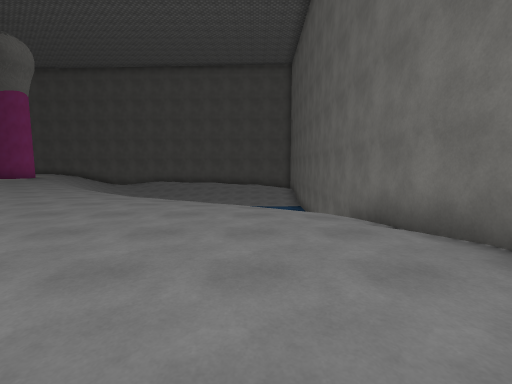
[1] (above)

20 first-person views from a walk through a scene from a Unity 3-D project. The camera is 1.4 m above the floor, tilts 6° down and sees 90° across. The floor is counted in squares, 2 m on a side. Each view is taken from the middle of a square. On the plan, view 1 faces up. The plan holds only what a view shows up to about 9 squares ahead; the rest is blank. The place goes on beyond the plan. The player character is not drawn. Some surface patterns are stand-ins.

[2]
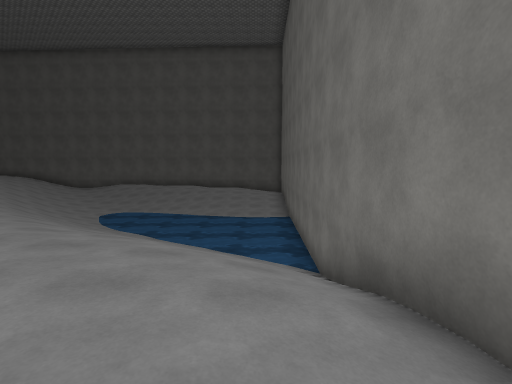

[3]
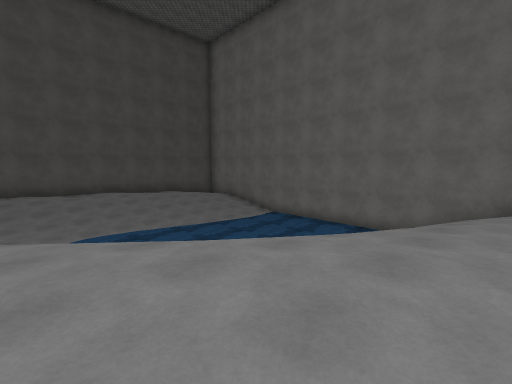

[4]
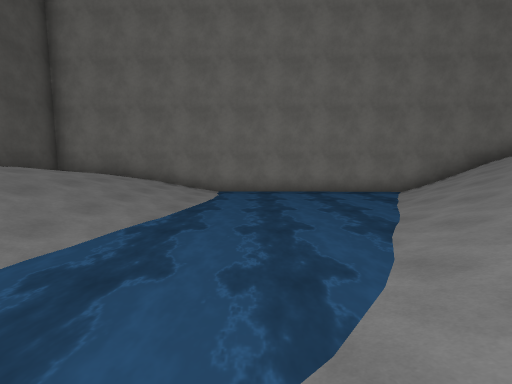

[5]
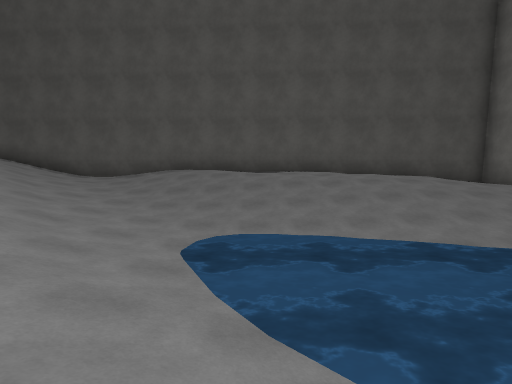

[6]
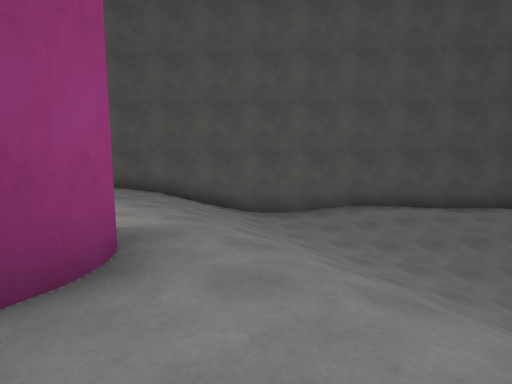

[7]
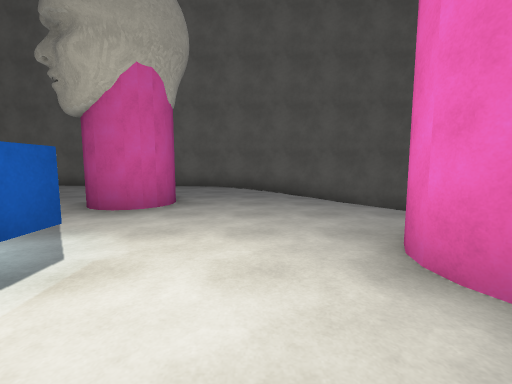

[8]
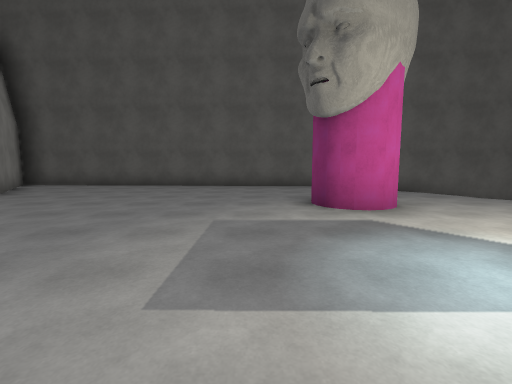

[9]
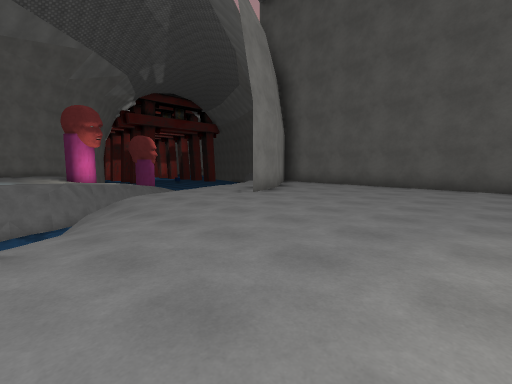

[10]
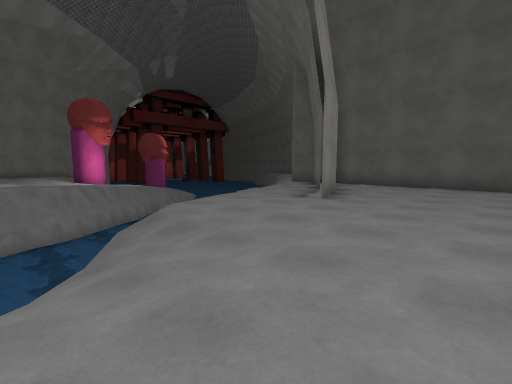

[11]
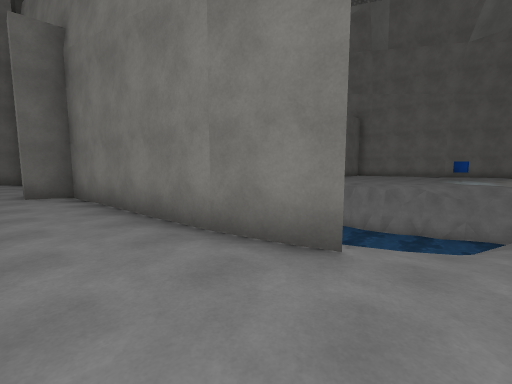

[12]
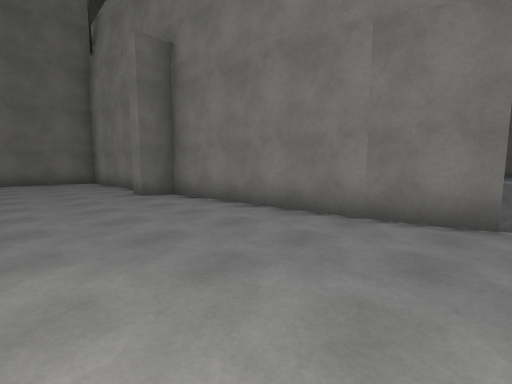

[13]
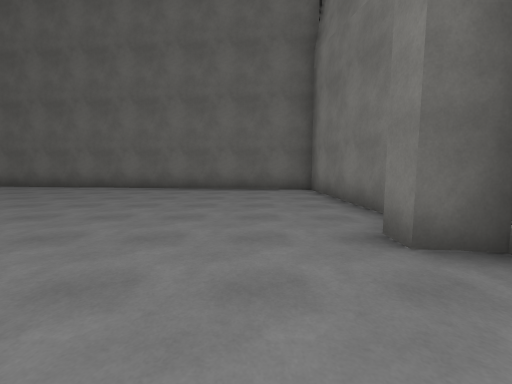

[14]
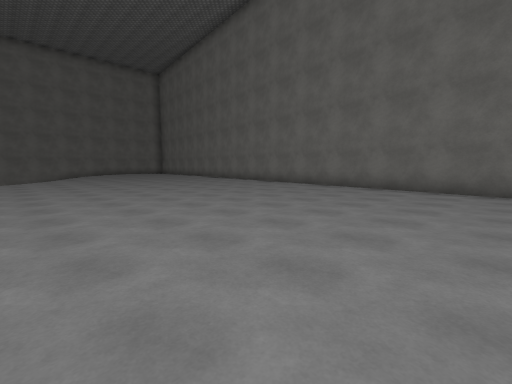

[15]
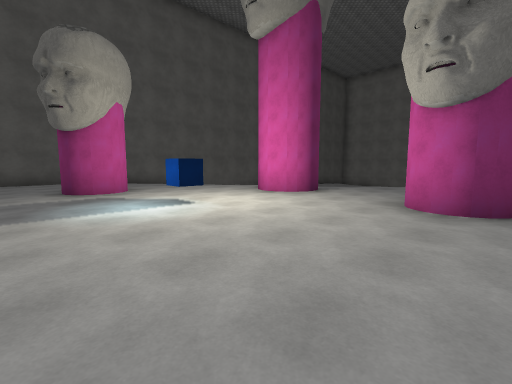

[16]
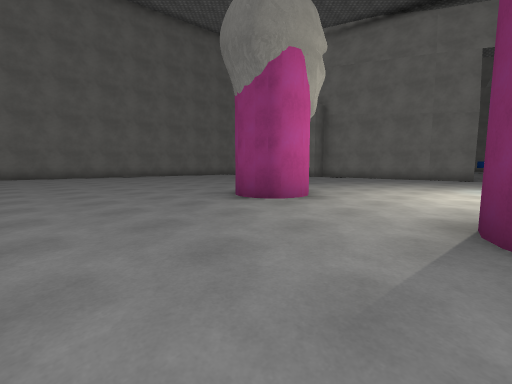

[17]
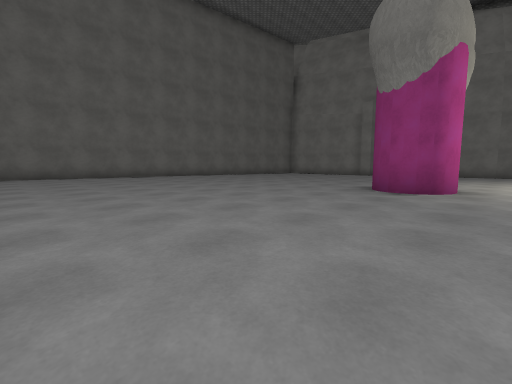

[18]
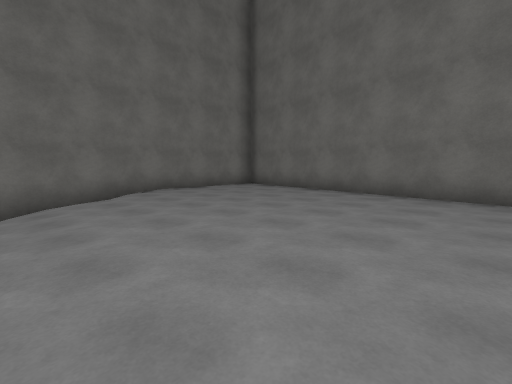

[19]
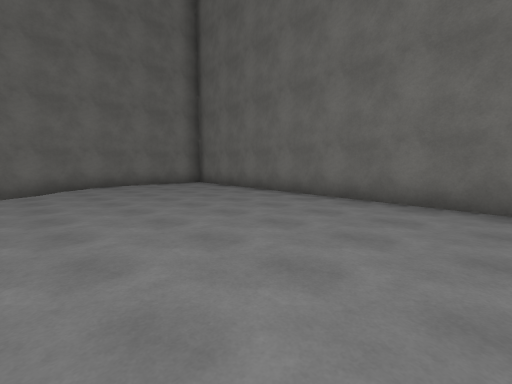

[20]
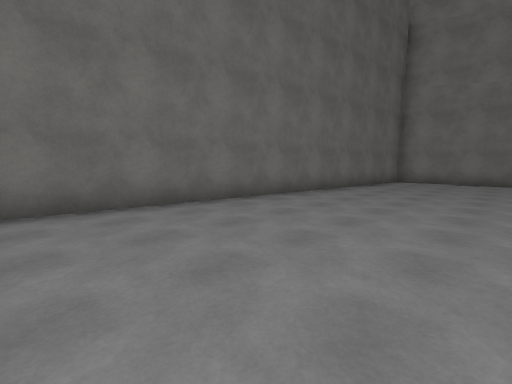

### Floor plan
Key: @ floor where view 1 was taken; # wall or solid block; . main floor; - floor 1.5 m lower than the main floor; / step, stairs or slope; ~ water the walk can cross; ≈ water the walk keeps out of; ^ raised ledge; v drop or lower ground; C blue cube.
Columns run from 32 left of view 1 to 3 right of it. Each row starts with its distance up from view 1.
 21      ##################
 20      #...........//////#############
 19      ##.........../////////--/---  #
 18      .##........../////////////////#
 17      ..#.......#...////////////////#
 16      /.........#....///////////////#
 15 ≈≈   /...............//////~~//////#
 14 ≈≈≈≈  ///..........#///////~~~~~~~~#
 13 ^≈≈≈≈ v//......C...#..// //~~~~~~~~
 12 ^≈≈≈≈≈ ///............/ ////~~~≈≈~~
 11 ^^≈≈≈    #.............///////~~≈≈≈
 10  ##≈≈    #........#.....////////~~≈
  9    ≈     #........#....../////////~#
  8          #................/////////#
  7          #.................////////#
  6          ##..................//////#
  5           #..............  .../////#
  4           #......................//#
  3           #......................./#
  2           #........................#
  1           #........................#
  0           #########.............@.#
 -1                    ##########.....#
 -2                              ######

Where each view was taken, in squares from view 1:
view 1: 0 up, 0 right, facing up
view 2: 3 up, 1 right, facing up
view 3: 6 up, 7 left, facing up-right
view 4: 13 up, 6 left, facing right
view 5: 11 up, 5 left, facing up
view 6: 12 up, 11 left, facing up
view 7: 12 up, 15 left, facing up
view 8: 12 up, 19 left, facing up
view 9: 12 up, 20 left, facing up-left
view 10: 12 up, 22 left, facing up-left
view 11: 13 up, 21 left, facing down-left
view 12: 12 up, 19 left, facing down-left
view 13: 8 up, 20 left, facing down
view 14: 8 up, 19 left, facing down-right
view 15: 9 up, 19 left, facing up-right
view 16: 13 up, 10 left, facing down-left
view 17: 11 up, 8 left, facing down-left
view 18: 5 up, 5 left, facing down-right
view 19: 4 up, 7 left, facing down-right
view 20: 4 up, 10 left, facing down-left
